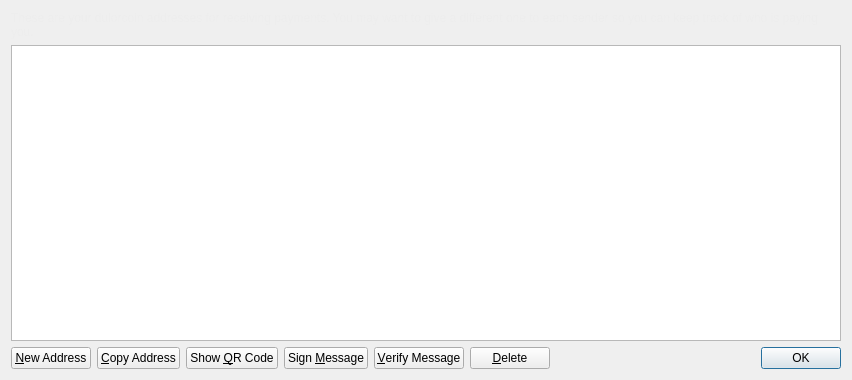
<?xml version="1.0" encoding="UTF-8"?>
<ui version="4.0">
 <class>AddressBookPage</class>
 <widget class="QWidget" name="AddressBookPage">
  <property name="geometry">
   <rect>
    <x>0</x>
    <y>0</y>
    <width>852</width>
    <height>380</height>
   </rect>
  </property>
  <property name="windowTitle">
   <string>Address Book</string>
  </property>
  <layout class="QVBoxLayout" name="verticalLayout">
   <item>
    <widget class="QLabel" name="labelExplanation">
     <property name="styleSheet">
      <string notr="true">#labelExplanation { color: #ededed; }</string>
     </property>
     <property name="text">
      <string>These are your dulorcoin addresses for receiving payments. You may want to give a different one to each sender so you can keep track of who is paying you.</string>
     </property>
     <property name="textFormat">
      <enum>Qt::PlainText</enum>
     </property>
     <property name="wordWrap">
      <bool>true</bool>
     </property>
    </widget>
   </item>
   <item>
    <widget class="QTableView" name="tableView">
     <property name="contextMenuPolicy">
      <enum>Qt::CustomContextMenu</enum>
     </property>
     <property name="toolTip">
      <string>Double-click to edit address or label</string>
     </property>
     <property name="tabKeyNavigation">
      <bool>false</bool>
     </property>
     <property name="alternatingRowColors">
      <bool>true</bool>
     </property>
     <property name="selectionMode">
      <enum>QAbstractItemView::SingleSelection</enum>
     </property>
     <property name="selectionBehavior">
      <enum>QAbstractItemView::SelectRows</enum>
     </property>
     <property name="sortingEnabled">
      <bool>true</bool>
     </property>
     <attribute name="verticalHeaderVisible">
      <bool>false</bool>
     </attribute>
    </widget>
   </item>
   <item>
    <layout class="QHBoxLayout" name="horizontalLayout">
     <item>
      <widget class="QPushButton" name="newAddressButton">
       <property name="toolTip">
        <string>Create a new address</string>
       </property>
       <property name="text">
        <string>&amp;New Address</string>
       </property>
       <property name="icon">
        <iconset resource="../bitcoin.qrc">
         <normaloff>:/icons/add</normaloff>:/icons/add</iconset>
       </property>
      </widget>
     </item>
     <item>
      <widget class="QPushButton" name="copyToClipboard">
       <property name="toolTip">
        <string>Copy the currently selected address to the system clipboard</string>
       </property>
       <property name="text">
        <string>&amp;Copy Address</string>
       </property>
       <property name="icon">
        <iconset resource="../bitcoin.qrc">
         <normaloff>:/icons/editcopy</normaloff>:/icons/editcopy</iconset>
       </property>
      </widget>
     </item>
     <item>
      <widget class="QPushButton" name="showQRCode">
       <property name="text">
        <string>Show &amp;QR Code</string>
       </property>
       <property name="icon">
        <iconset resource="../bitcoin.qrc">
         <normaloff>:/icons/qrcode</normaloff>:/icons/qrcode</iconset>
       </property>
      </widget>
     </item>
     <item>
      <widget class="QPushButton" name="signMessage">
       <property name="toolTip">
        <string>Sign a message to prove you own a dulorcoin address</string>
       </property>
       <property name="text">
        <string>Sign &amp;Message</string>
       </property>
       <property name="icon">
        <iconset resource="../bitcoin.qrc">
         <normaloff>:/icons/edit</normaloff>:/icons/edit</iconset>
       </property>
      </widget>
     </item>
     <item>
      <widget class="QPushButton" name="verifyMessage">
       <property name="toolTip">
        <string>Verify a message to ensure it was signed with a specified dulorcoin address</string>
       </property>
       <property name="text">
        <string>&amp;Verify Message</string>
       </property>
       <property name="icon">
        <iconset resource="../bitcoin.qrc">
         <normaloff>:/icons/transaction_0</normaloff>:/icons/transaction_0</iconset>
       </property>
      </widget>
     </item>
     <item>
      <widget class="QPushButton" name="deleteButton">
       <property name="toolTip">
        <string>Delete the currently selected address from the list</string>
       </property>
       <property name="text">
        <string>&amp;Delete</string>
       </property>
       <property name="icon">
        <iconset resource="../bitcoin.qrc">
         <normaloff>:/icons/remove</normaloff>:/icons/remove</iconset>
       </property>
      </widget>
     </item>
     <item>
      <spacer name="horizontalSpacer">
       <property name="orientation">
        <enum>Qt::Horizontal</enum>
       </property>
       <property name="sizeHint" stdset="0">
        <size>
         <width>40</width>
         <height>20</height>
        </size>
       </property>
      </spacer>
     </item>
     <item>
      <widget class="QDialogButtonBox" name="buttonBox">
       <property name="sizePolicy">
        <sizepolicy hsizetype="Maximum" vsizetype="Fixed">
         <horstretch>0</horstretch>
         <verstretch>0</verstretch>
        </sizepolicy>
       </property>
       <property name="standardButtons">
        <set>QDialogButtonBox::Ok</set>
       </property>
      </widget>
     </item>
    </layout>
   </item>
  </layout>
 </widget>
 <resources>
  <include location="../bitcoin.qrc"/>
 </resources>
 <connections/>
</ui>
